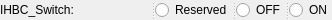
         <widget class="QSplitter" name="splitter_168">
          <property name="styleSheet">
           <string notr="true">font: 9pt &quot;Microsoft YaHei&quot;;</string>
          </property>
          <property name="orientation">
           <enum>Qt::Horizontal</enum>
          </property>
          <widget class="QLabel" name="label_160">
           <property name="sizePolicy">
            <sizepolicy hsizetype="Preferred" vsizetype="Preferred">
             <horstretch>0</horstretch>
             <verstretch>0</verstretch>
            </sizepolicy>
           </property>
           <property name="styleSheet">
            <string notr="true">font: 9pt &quot;Microsoft YaHei&quot;;</string>
           </property>
           <property name="text">
            <string>IHBC_Switch:                       </string>
           </property>
          </widget>
          <widget class="QRadioButton" name="radioButton_121">
           <property name="sizePolicy">
            <sizepolicy hsizetype="Preferred" vsizetype="Preferred">
             <horstretch>0</horstretch>
             <verstretch>0</verstretch>
            </sizepolicy>
           </property>
           <property name="styleSheet">
            <string notr="true">font: 9pt &quot;Microsoft YaHei&quot;;</string>
           </property>
           <property name="text">
            <string>Reserved</string>
           </property>
          </widget>
          <widget class="QRadioButton" name="radioButton_122">
           <property name="sizePolicy">
            <sizepolicy hsizetype="Preferred" vsizetype="Preferred">
             <horstretch>0</horstretch>
             <verstretch>0</verstretch>
            </sizepolicy>
           </property>
           <property name="styleSheet">
            <string notr="true">font: 9pt &quot;Microsoft YaHei&quot;;</string>
           </property>
           <property name="text">
            <string>OFF</string>
           </property>
          </widget>
          <widget class="QRadioButton" name="radioButton_123">
           <property name="sizePolicy">
            <sizepolicy hsizetype="Preferred" vsizetype="Preferred">
             <horstretch>0</horstretch>
             <verstretch>0</verstretch>
            </sizepolicy>
           </property>
           <property name="styleSheet">
            <string notr="true">font: 9pt &quot;Microsoft YaHei&quot;;</string>
           </property>
           <property name="text">
            <string>ON</string>
           </property>
          </widget>
         </widget>
